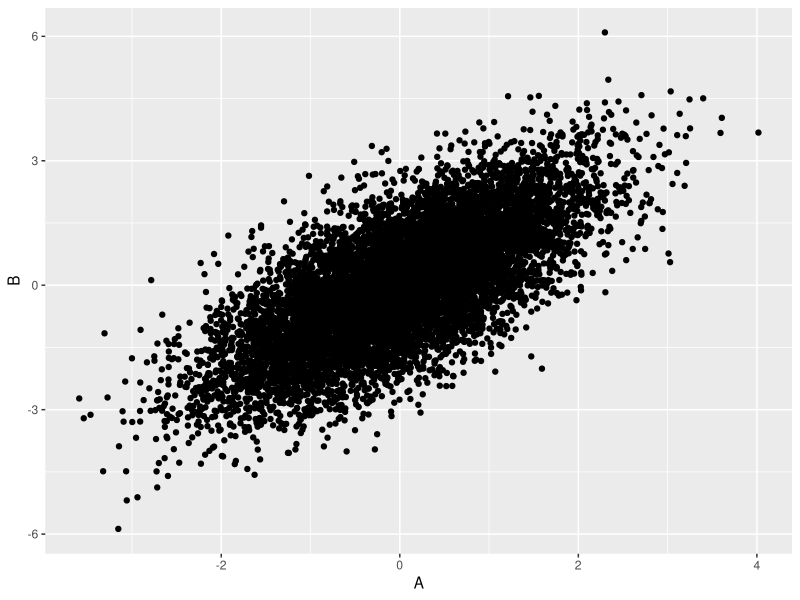
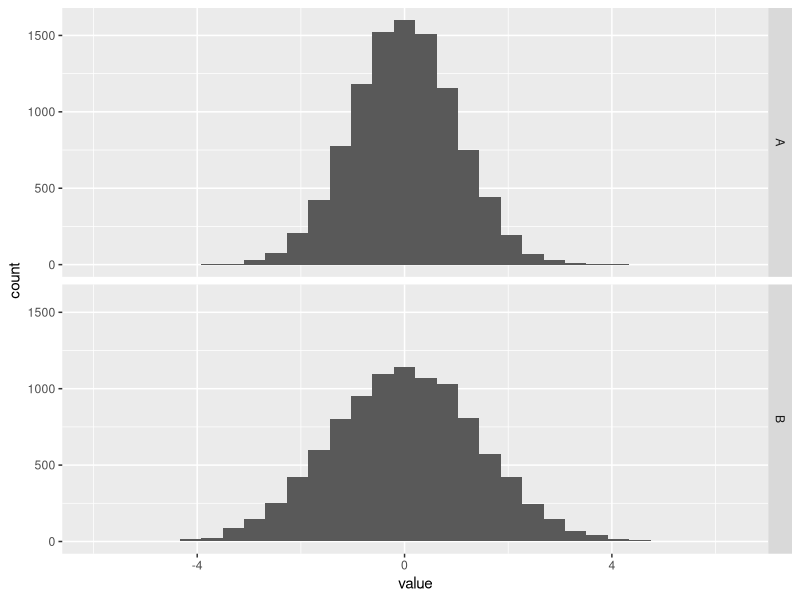
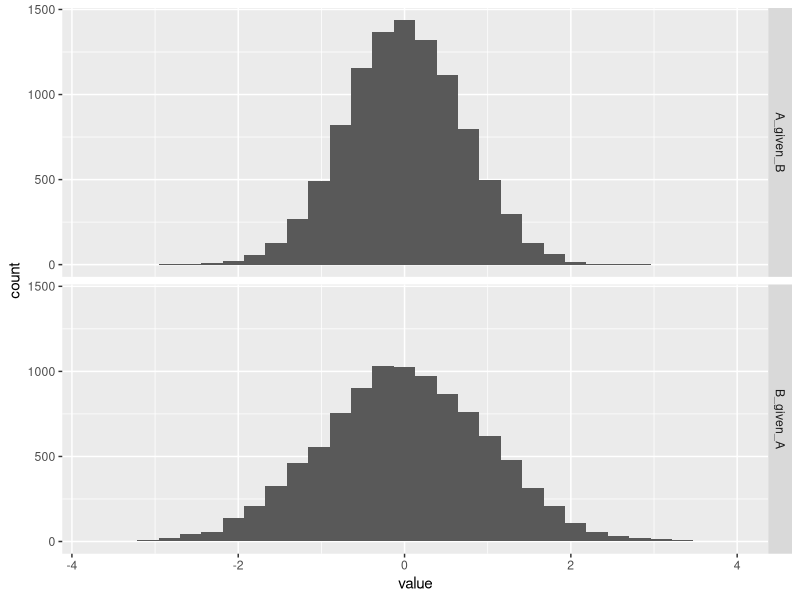

The R script that drew these images, in order:
## ---- chunk 1
knitr::opts_chunk$set(echo = TRUE)
## ---- chunk 2
library(dplyr)
library(ggplot2)
## ---- chunk 3
N <- 10000

dat <- tibble(A = rnorm(N)) %>%
  mutate(B = rnorm(N, mean = A))

ggplot(dat, aes(x = A, y = B)) +
  geom_point()
## ---- chunk 4
stacked_A_B <- dat %>%
  tidyr::gather(variable)

stacked_A_B %>%
  ggplot(aes(x = value)) +
  geom_histogram() +
  facet_grid(variable ~ .)

stacked_A_B %>%
  dplyr::group_by(variable) %>%
  dplyr::summarize(Var = var(value))
## ---- chunk 5
A_given_B <- lm(A ~ B, dat)
summary(A_given_B)

B_given_A <- lm(B ~ A, dat)
summary(B_given_A)
## ---- chunk 6
dat_conditioned <- dat %>%
  dplyr::mutate(A_given_B = A_given_B$resid,
                B_given_A = B_given_A$resid) %>%
  dplyr::select(A_given_B, B_given_A) %>%
  tidyr::gather(relationship)

ggplot(dat_conditioned, aes(x = value)) +
  geom_histogram() +
  facet_grid(relationship ~ .)

dat_conditioned %>%
  dplyr::group_by(relationship) %>%
  dplyr::summarize(Var = var(value))
